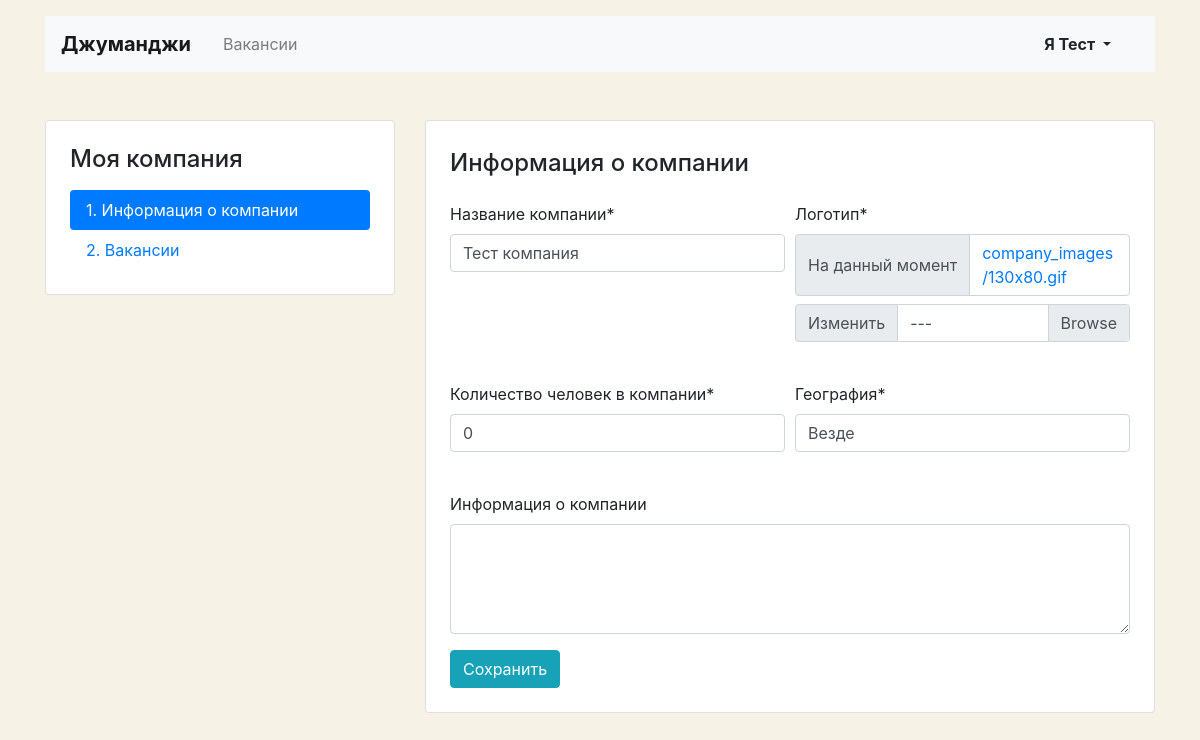
The page /mycompany/ (signed in) on the database as committed earlier.
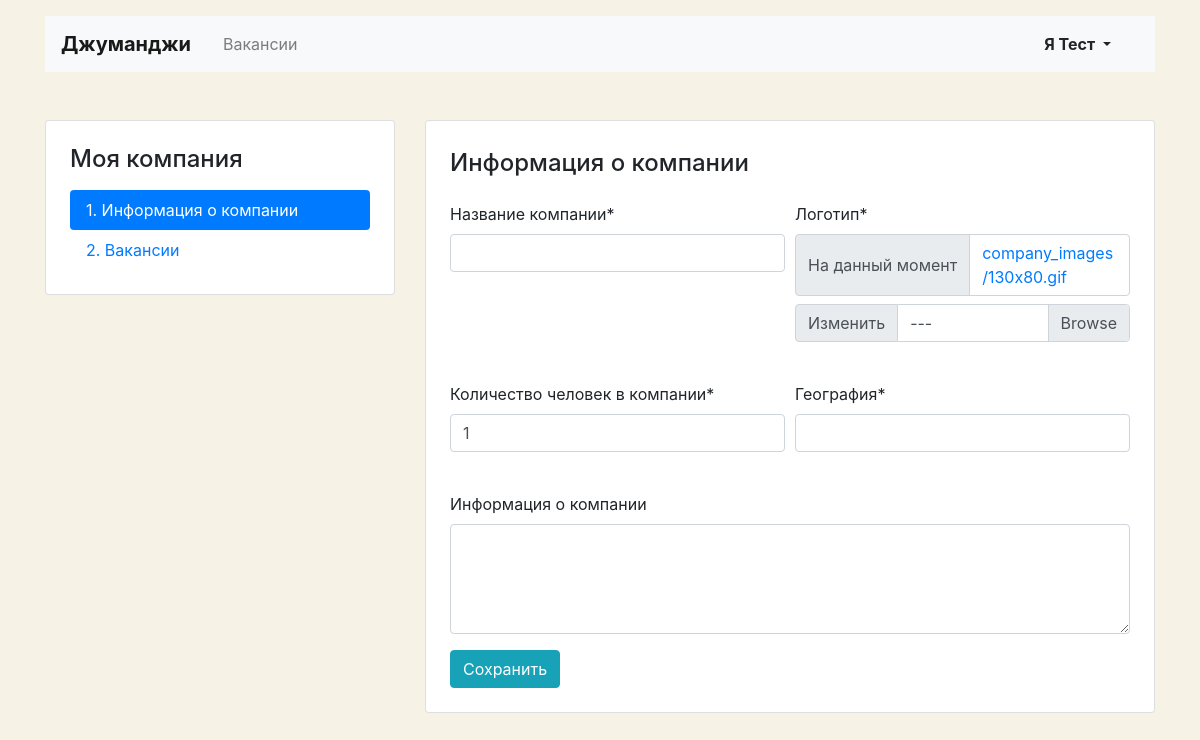
The same page on the database as committed later.
### vacancies/models.py (models this page shows, shortened)
class Company(models.Model):
    name = models.CharField(max_length=100)
    owner = models.OneToOneField(get_user_model(), on_delete=models.CASCADE, related_name='company')
    location = models.CharField(max_length=30)
    logo = models.ImageField(upload_to=MEDIA_COMPANY_IMAGE_DIR, default='company_images/130x80.gif')
    description = models.TextField(default='', blank=True)
    employee_count = models.IntegerField(default=1)

### vacancies/views.py (the view, shortened to what this page needs)
# urls.py: path('mycompany/', MyCompanyView.as_view(), name='my_company'),
class MyCompanyView(LoginRequiredMixin, View):
    def get(self, request):
        user = request.user
        user_company = Company.objects.filter(owner=user).first()
        if user_company:
            form = CompanyEditForm(instance=user_company)
            return render(request, 'company-edit.html', context={'form': form})
        else:
            return render(request, 'company-create.html')

### vacancies/templatetags/get_url_pk.py (called while the page is built)
@register.filter()
def get_url_pk(url: str):
    for element in url.split('/'):
        if element.isnumeric():
            return element

### templates/company-edit.html (shortened to what this page needs)
{% extends 'base.html' %}
{% load crispy_forms_tags %}
{% block container %}
  <main class="container mt-3 pb-5">
    <div class="row mt-5">
      {% include "my-company-menu.html" %}
      <div class="col-12 col-lg-8">
        <div class="card">
          <div class="card-body px-4 pb-4">
            <section class="tab-pane fade show active">
              <h2 class="h4 pt-2 pb-3">Информация о компании</h2>
              {% crispy form %}
            </section>
          </div>
        </div>
      </div>
    </div>
  </main>
{% endblock %}

Rows that differ between the two databases and show on the page:
removed Company: name "Тест компания", employee_count "0", location "Везде"
added Company: employee_count "1"
